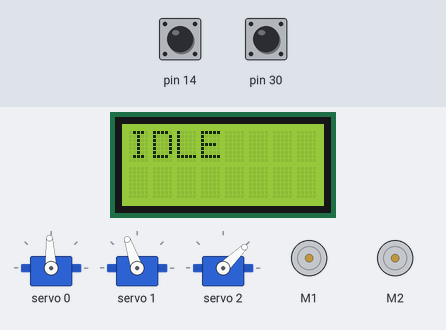
This sketch was run on a simulated Arduino Leonardo, built with avr-gcc and run on an emulated ATmega32U4. On the bench: 3 × servo, 2 × DC motor (green arrow = forward, orange = backward, longer = faster), 8×2 character LCD. The inputs (shaded band) are chosen by the test bench; at power-on: pin 14 HIGH, pin 30 HIGH. What the sketch prints to the serial monitor is not drawn.

Above: at 1.2 s.
1.3 s: pin 14 pulled LOW for 0.15 s
At 1.8 s:
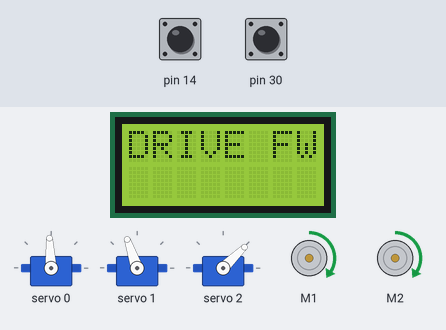
4.4 s: pin 30 pulled LOW for 0.15 s
At 5.3 s:
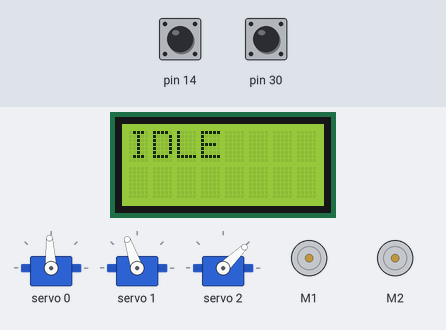
6.0 s: pin 14 pulled LOW for 1 s
At 9.35 s:
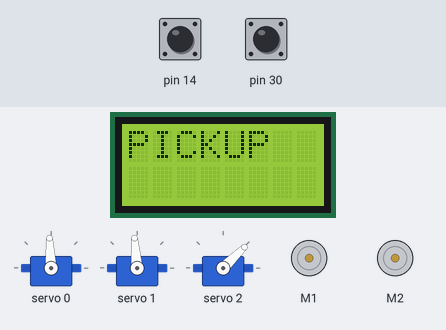
10.0 s: pin 30 pulled LOW for 1 s
At 10.25 s:
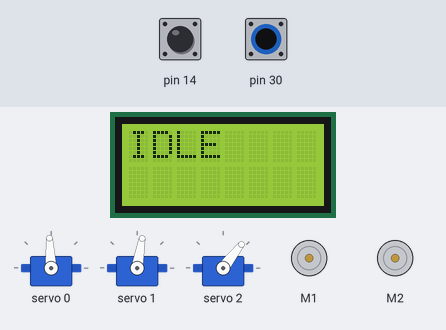
12.5 s: pin 14 pulled LOW for 0.15 s
At 13.9 s:
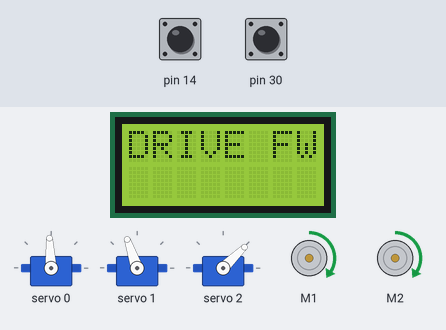
15.6 s: pin 30 pulled LOW for 3.2 s
At 16.2 s:
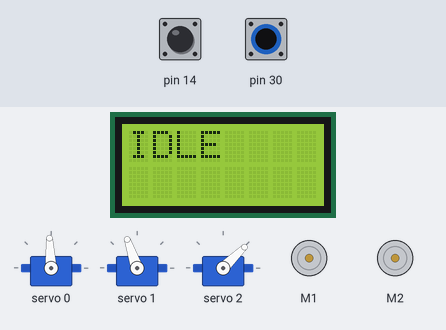
Timing chart, 0 to 18.6 s (numbered marks = the images above; inputs shaded):
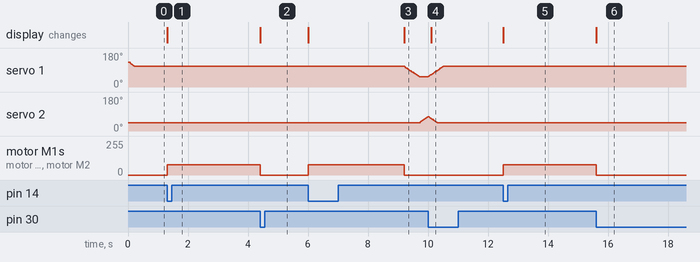

The sketch:

romi_fsm_manipulator_3servo.ino
```cpp
// snippet: romi_fsm_manipulator_3servo
// tags: romi, romi32u4, fsm, state-machine, pca9685, servo, manipulator, arm, gripper, pick, place, encoder, differential-drive
// boards: romi32u4
// library: Romi32U4, PCA9685
// description: Autonomous pick-and-place mission on Romi 32U4 with a 3-servo manipulator
//   (base rotate, arm lift, gripper) driven by a PCA9685 over I2C.
//   FSM: IDLE → DRIVE_FWD → PICKUP → DRIVE_BACK → DROP → IDLE.
//   Button A starts the mission; button B aborts and returns to IDLE.
//   Drive segments use encoder counts for distance; servo moves are non-blocking
//   (interpolated over time so the arm doesn't jerk).
//
//   Manipulator servo mapping (PCA9685 channels):
//     ch0 = BASE   (rotate 0–180°, 90 = center)
//     ch1 = ARM    (lift 0–180°, 0 = down, 180 = up)
//     ch2 = GRIPPER (0 = fully open, 180 = fully closed)
//
//   Romi32U4 API:
//     Romi32U4Motors motors → motors.setSpeeds(left, right); range −300..300
//       (the library clamps to ±300; call motors.allowTurbo(true) to raise it to ±400)
//     Romi32U4Encoders enc → getCountsAndResetLeft/Right() → int16_t
//     Romi32U4ButtonA/B → getSingleDebouncedPress() → bool (edge detect, self-debouncing)
//     Romi32U4LCD lcd → clear(); gotoXY(col,row); print("text"); 8×2 chars
//
//   PCA9685: I2C address 0x40 (default). Romi SDA=pin2, SCL=pin3.
//     setPWMFreq(50) = standard hobby servo (20 ms period).
//     writeMicroseconds(ch, us) sends pulse width directly — 1000 µs ≈ 0°, 2000 µs ≈ 180°.
//   WHY PCA9685 instead of Servo.h:
//     Servo.h on AVR captures Timer1 — the same timer Romi32U4Motors uses for drive PWM.
//     Running both causes erratic motor speed and servo jitter. PCA9685 generates PWM in
//     hardware over I2C, so no 32U4 timers are consumed.
// prompts: Romi manipulator FSM, Romi pick and place, Romi arm gripper PCA9685, Romi 3 servo robot arm, Romi state machine pick object, Romi32U4 servo manipulator, Romi gripper pick place autonomous, Romi PCA9685 arm gripper FSM
// not-tags: esp32, nano33iot, pico, mpu6050
// exact-include: Romi32U4.h, Wire.h, Adafruit_PWMServoDriver.h

#include <Romi32U4.h>
#include <Wire.h>
#include <Adafruit_PWMServoDriver.h>  // PCA9685 library (Adafruit PWM Servo Driver Library)

// ── Hardware objects ──────────────────────────────────────────────
Romi32U4Motors   motors;
Romi32U4Encoders encoders;
Romi32U4ButtonA  btnA;
Romi32U4ButtonB  btnB;
Romi32U4LCD      lcd;

// PCA9685 at default I2C address 0x40.
// Romi32U4 I2C bus: SDA=pin2, SCL=pin3 — same bus as encoders/display, no conflict.
Adafruit_PWMServoDriver pwm = Adafruit_PWMServoDriver(0x40);

// ── Servo channels & pulse limits ─────────────────────────────────
const uint8_t  CH_BASE    = 0;
const uint8_t  CH_ARM     = 1;
const uint8_t  CH_GRIPPER = 2;

const uint16_t SERVO_MIN_US = 1000;  // 1000 µs ≈ 0°
const uint16_t SERVO_MAX_US = 2000;  // 2000 µs ≈ 180°

// ── Pose presets (degrees) ────────────────────────────────────────
// Calibrate these for your physical arm geometry.
const int BASE_CENTER   = 90;   // base pointing straight ahead
const int BASE_PICK     = 90;   // base angle at pickup point (same as center here)
const int BASE_DROP     = 90;   // base angle at drop point

const int ARM_UP        = 160;  // arm raised (clear of object)
const int ARM_DOWN      = 20;   // arm lowered to object height
const int ARM_CARRY     = 120;  // mid-height while driving

const int GRIPPER_OPEN  = 0;    // fully open
const int GRIPPER_CLOSE = 130;  // fully closed (tune to your gripper)

// ── Drive constants ───────────────────────────────────────────────
const int  DRIVE_SPEED   = 120;   // motor speed (−300..300 default; ±400 only after allowTurbo(true))
const int  DRIVE_DIST_CM = 30;    // distance to drive forward to pickup point

// Derive the encoder constant — never hard-code a counts-per-cm literal.
// Romi 32U4 with the 120:1 gearmotors: 1440 counts per wheel revolution, 70 mm wheel.
//   counts/cm = CPR / (PI * wheel_diameter_cm) = 1440 / (PI * 7.0) = 65.5
const float WHEEL_DIAM_CM = 7.0f;   // 70 mm Romi wheel
const float CPR           = 1440.0f;  // counts per wheel revolution (120:1 gearmotors)
const float COUNTS_PER_CM = CPR / (PI * WHEEL_DIAM_CM);  // ≈ 65.5

// ── FSM ───────────────────────────────────────────────────────────
// enum State : uint8_t → 1-byte atomic write on AVR, safe even if read mid-cycle.
enum State : uint8_t {
  IDLE,
  DRIVE_FWD,   // drive forward to pickup point
  PICKUP,      // lower arm, close gripper, raise arm
  DRIVE_BACK,  // reverse to drop point
  DROP,        // lower arm, open gripper, raise arm
};

State state = IDLE;

// ── Non-blocking servo interpolation ──────────────────────────────
// Each servo channel tracks a current angle and a target angle.
// updateServos() moves current toward target at SERVO_DEG_PER_MS,
// so the arm moves smoothly instead of snapping.
struct ServoState {
  int current;       // current angle (degrees)
  int target;        // desired angle (degrees)
};
ServoState servos[3];  // indexed by channel 0..2

const float SERVO_DEG_PER_MS = 0.15f;  // ~1.2 s for a 180° sweep — tune for your servos
unsigned long servoMs = 0;

void setServoTarget(uint8_t ch, int degrees) {
  servos[ch].target = constrain(degrees, 0, 180);
}

void writeServo(uint8_t ch, int degrees) {
  uint16_t us = map(degrees, 0, 180, SERVO_MIN_US, SERVO_MAX_US);
  pwm.writeMicroseconds(ch, us);  // writeMicroseconds handles 12-bit tick math internally
}

// Call every loop(); moves each servo toward its target by a small step.
void updateServos() {
  unsigned long now = millis();
  if (now - servoMs < 5) return;  // 200 Hz update rate
  float maxStep = (now - servoMs) * SERVO_DEG_PER_MS;
  servoMs = now;

  for (uint8_t i = 0; i < 3; i++) {
    int diff = servos[i].target - servos[i].current;
    if (diff == 0) continue;
    int step = (int)constrain(diff, -maxStep, maxStep);
    if (step == 0) step = (diff > 0) ? 1 : -1;  // ensure progress for small diffs
    servos[i].current += step;
    writeServo(i, servos[i].current);
  }
}

// Returns true when all 3 servos have reached their targets.
bool servosAtTarget() {
  return servos[0].current == servos[0].target &&
         servos[1].current == servos[1].target &&
         servos[2].current == servos[2].target;
}

// ── State helpers ─────────────────────────────────────────────────
void showState(const char* label) {
  lcd.clear();
  lcd.gotoXY(0, 0);
  lcd.print(label);
  Serial.println(label);
}

void allStop() {
  motors.setSpeeds(0, 0);
}

// Reset arm to a safe carry pose.
void armCarry() {
  setServoTarget(CH_BASE, BASE_CENTER);  // base pointing straight ahead while carrying
  setServoTarget(CH_ARM, ARM_CARRY);
  setServoTarget(CH_GRIPPER, GRIPPER_OPEN);
}

// ── Per-state timing ──────────────────────────────────────────────
unsigned long stateMs   = 0;  // entered-state timestamp
int           driveTarget = 0;  // encoder counts target for drive states

void enterState(State s) {
  state = s;
  stateMs = millis();
  switch (s) {
    case IDLE:
      allStop();
      armCarry();
      showState("IDLE");
      break;
    case DRIVE_FWD:
      encoders.getCountsAndResetLeft();   // zero both encoders
      encoders.getCountsAndResetRight();
      driveTarget = (int)(DRIVE_DIST_CM * COUNTS_PER_CM);
      motors.setSpeeds(DRIVE_SPEED, DRIVE_SPEED);
      showState("DRIVE FWD");
      break;
    case PICKUP:
      allStop();
      // Sequence the arm: lower → close → raise (done in loop via sub-timer)
      setServoTarget(CH_BASE, BASE_PICK);
      setServoTarget(CH_ARM, ARM_DOWN);
      setServoTarget(CH_GRIPPER, GRIPPER_OPEN);  // open first, then close after lowering
      showState("PICKUP");
      break;
    case DRIVE_BACK:
      encoders.getCountsAndResetLeft();
      encoders.getCountsAndResetRight();
      driveTarget = (int)(DRIVE_DIST_CM * COUNTS_PER_CM);  // same distance back
      motors.setSpeeds(-DRIVE_SPEED, -DRIVE_SPEED);
      showState("DRIVE BACK");
      break;
    case DROP:
      allStop();
      setServoTarget(CH_BASE, BASE_DROP);
      setServoTarget(CH_ARM, ARM_DOWN);
      // gripper opens after arm lowers (handled in loop)
      showState("DROP");
      break;
  }
}

// ── Pickup / drop sub-sequences (phased by time) ──────────────────
// PICKUP phases: 0 = lowering, 1 = closing gripper, 2 = raising
// DROP phases:   0 = lowering, 1 = opening gripper, 2 = raising
uint8_t subPhase = 0;

void updatePickup() {
  unsigned long elapsed = millis() - stateMs;
  switch (subPhase) {
    case 0:  // wait for arm to lower
      if (servosAtTarget()) {
        setServoTarget(CH_GRIPPER, GRIPPER_CLOSE);
        subPhase = 1;
        stateMs = millis();
      }
      break;
    case 1:  // wait for gripper to close
      if (servosAtTarget()) {
        setServoTarget(CH_ARM, ARM_UP);
        subPhase = 2;
        stateMs = millis();
      }
      break;
    case 2:  // wait for arm to raise → done
      if (servosAtTarget()) {
        enterState(DRIVE_BACK);
      }
      break;
  }
}

void updateDrop() {
  switch (subPhase) {
    case 0:  // wait for arm to lower
      if (servosAtTarget()) {
        setServoTarget(CH_GRIPPER, GRIPPER_OPEN);
        subPhase = 1;
        stateMs = millis();
      }
      break;
    case 1:  // wait for gripper to open
      if (servosAtTarget()) {
        setServoTarget(CH_ARM, ARM_UP);
        subPhase = 2;
        stateMs = millis();
      }
      break;
    case 2:  // wait for arm to raise → done
      if (servosAtTarget()) {
        enterState(IDLE);
      }
      break;
  }
}

// ── Setup ─────────────────────────────────────────────────────────
void setup() {
  Serial.begin(9600);

  // PCA9685 init
  Wire.begin();
  pwm.begin();
  pwm.setPWMFreq(50);  // 50 Hz = standard hobby servo (20 ms period)
  // Do NOT set above ~330 Hz for analog servos — they overheat or stall.

  // Initialize servos to carry pose
  servos[0].current = servos[0].target = BASE_CENTER;
  servos[1].current = servos[1].target = ARM_UP;
  servos[2].current = servos[2].target = GRIPPER_OPEN;
  for (uint8_t i = 0; i < 3; i++) writeServo(i, servos[i].current);

  enterState(IDLE);
  Serial.println("Ready. Press A to start pick-and-place. B to abort.");
}

// ── Main loop ─────────────────────────────────────────────────────
void loop() {
  updateServos();  // always advance servo motion

  // Button B: abort → IDLE from anywhere
  if (btnB.getSingleDebouncedPress() && state != IDLE) {
    enterState(IDLE);
    return;
  }

  switch (state) {
    case IDLE:
      allStop();
      if (btnA.getSingleDebouncedPress()) {
        subPhase = 0;
        enterState(DRIVE_FWD);
      }
      break;

    case DRIVE_FWD: {
      int16_t dL = encoders.getCountsLeft();
      int16_t dR = encoders.getCountsRight();
      int dist = (abs(dL) + abs(dR)) / 2;
      if (dist >= driveTarget) {
        subPhase = 0;
        enterState(PICKUP);
      }
      break;
    }

    case PICKUP:
      updatePickup();
      break;

    case DRIVE_BACK: {
      int16_t dL = encoders.getCountsLeft();
      int16_t dR = encoders.getCountsRight();
      int dist = (abs(dL) + abs(dR)) / 2;
      if (dist >= driveTarget) {
        subPhase = 0;
        enterState(DROP);
      }
      break;
    }

    case DROP:
      updateDrop();
      break;
  }
}
```

Measured:
- after the input at 1.3 s, motor M1, motor M2: stopped → forward 76/255 at once; the display: changes at once (image 1)
- after the input at 4.4 s, servo 1: stops changing and stays 109°; servo 2: stays 44° (without the input it goes to 46° after 0.61 s); the display: changes at once (image 2)
- after the input at 6.0 s, servo 1: moves from 109° to 55° over 0.48 s, starting after 3.2 s; servo 2: moves from 44° to 75° over 0.28 s, starting after 3.7 s; motor M1, motor M2: stopped → forward 76/255 at once, → stopped 3.2 s later; the display: first changes at once (image 3 shows a later state)
- after the input at 10.0 s, motor M1, motor M2: stays stopped (without the input it goes to backward 76/255 after 1.1 s); the display: changes after 0.10 s (image 4)
- after the input at 12.5 s, motor M1, motor M2: stopped → forward 76/255 at once; the display: changes at once (image 5)
- after the input at 15.6 s, servo 1: stops changing and stays 109°; servo 2: stays 44° (without the input it goes to 47° after 0.63 s); the display: changes at once (image 6)
